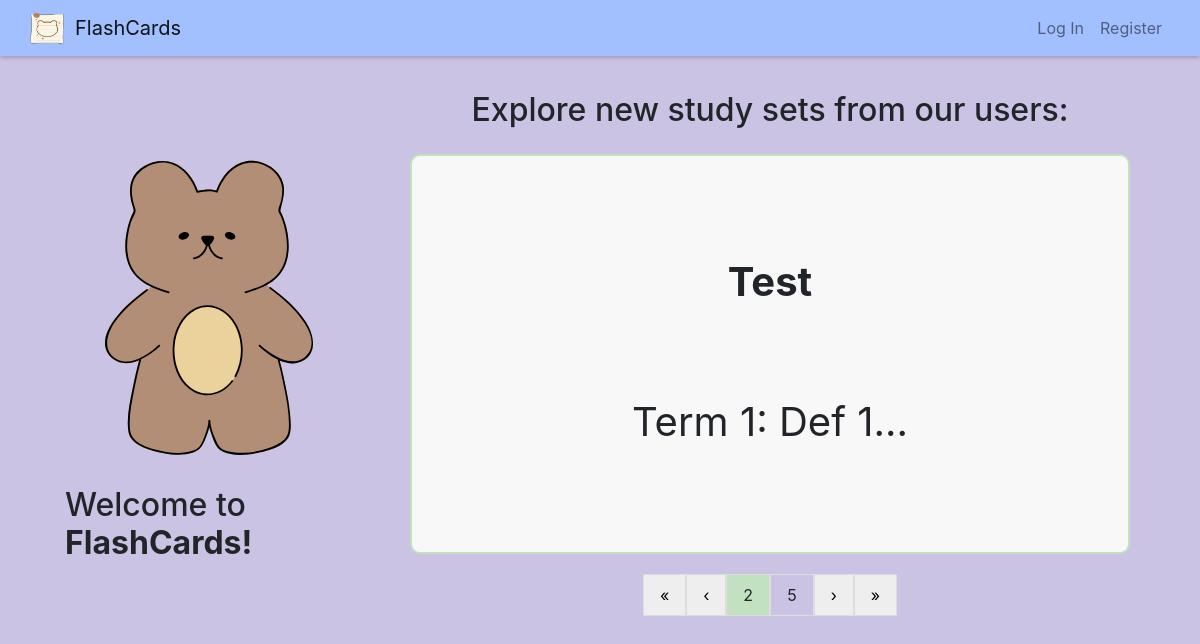
Screenshot of /?page=2 with the database file from the repository.
### flashcards/models.py (models this page shows)
class Set(models.Model):
    owner = models.ForeignKey("User", on_delete=models.CASCADE, related_name="sets")
    name = models.CharField(max_length=255)
    description = models.TextField(blank=True)
    timestamp = models.DateTimeField(auto_now_add=True)

class Card(models.Model):
    set = models.ForeignKey("Set", on_delete=models.CASCADE, related_name="cards")
    term = models.CharField(max_length=255)
    definition = models.TextField()

### flashcards/views.py (the view)
# urls.py: path("", views.index, name="index"),
def index(request):
    new_sets = Set.objects.all().order_by('-timestamp')[:5]
    paginator = Paginator(new_sets, 1)  # Show 1 set per page.
    page_number = request.GET.get("page")
    page_obj = paginator.get_page(page_number)
    return render(request, "flashcards/index.html", {
        "page_obj": page_obj
    })

### flashcards/templates/flashcards/index.html
{% extends "flashcards/layout.html" %}
{% load static %}
{% block body %}
<div class="page-profile">
    <div class="bear-div">
        <img src="{% static 'flashcards/hello-bear.svg' %}">
        <h2>
            Welcome to <b>FlashCards!</b>
        </h2>
    </div>
    <div class="study-sets-div center">
        <h2>Explore new study sets from our users:</h2>
            {% if page_obj %}
                {% for set in page_obj %}
                <div class="existing-oneset-div" id="{{ set.pk }}">
                    <div class="oneset-item oneset-title">{{ set.name }}</div>
                    {% if set.cards.all %}
                        <div class="oneset-item">
                            {{ set.cards.all.first.term }}: {{ set.cards.all.first.definition }}...
                        </div>
                    {% else %}
                    <div class="oneset-item">
                        No cards yet.
                    </div>
                    {% endif %}
                </div>
                {% endfor %}
            {% else %}
                <div>No sets yet.</div>
            {% endif %}
            {% if page_obj %}
                <div class="pagination">
                    {% if page_obj.has_previous %}
                        <a href="?page=1">&laquo;</a>
                        <a href="?page={{ page_obj.previous_page_number }}">&lsaquo;</a>
                    {% else %}
                        <a class="inactive">&laquo;</a>
                        <a class="inactive">&lsaquo;</a>
                    {% endif %}
                        <a class="active">{{ page_obj.number }}</a>
                        <a class="inactive">{{ page_obj.paginator.num_pages }}</a>
                    {% if page_obj.has_next %}
                        <a href="?page={{ page_obj.next_page_number }}">&rsaquo;</a>
                        <a href="?page={{ page_obj.paginator.num_pages }}">&raquo;</a>
                    {% else %}
                        <a class="inactive">&rsaquo;</a>
                        <a class="inactive">&raquo;</a>
                    {% endif %}
                </div>
            {% endif %}
    </div>
</div>
{% endblock %}

### flashcards/static/flashcards/styles.css (style rules this page uses)
body { background-color: #CBC3E3; }
h2 { padding: 5px; margin-bottom: 20px; }
img { margin-top: 2vh; width: 35vw; }
.center { text-align: center; }
.pagination { display: inline-block; }
.pagination a { color: black; float: left; padding: 8px 16px; text-decoration: none; transition: background-color .3s; border: 1px solid #ddd; margin: 10px 0px; }
.pagination a { background-color: #efeeee; }
.pagination a.active { background-color: #C1E1C1; }
.pagination a.inactive { background-color: transparent; }
@media (min-width: 800px) { .study-sets-div { flex: 2; } }
@media (min-width: 800px) { .page-profile { display: flex; flex-wrap: wrap; align-items: center; padding-left: 5vw; padding-right: 5vw; } }

### rows the page displays
Set: name "Test", cards.all.first.term "Term 1", cards.all.first.definition "Def 1"

### other values shown
{{ page_obj.number }} "2"
{{ page_obj.paginator.num_pages }} "5"
